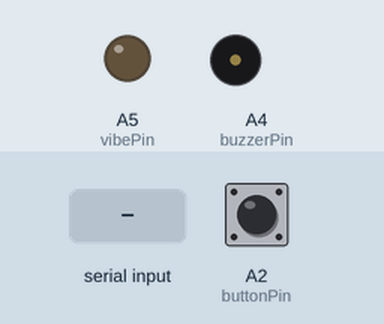
Simulated run of this sketch. Board: Arduino Uno, built with avr-gcc and run on an emulated ATmega328P. On the bench: output pins drawn as LEDs (lit = HIGH), buzzer (waves = sounding). Inputs (shaded band) come from the test bench; at power-on: A2 (buttonPin) HIGH.

Above: at 1.2 s.
1.3 s: "a" received over the second serial link
At 1.87 s:
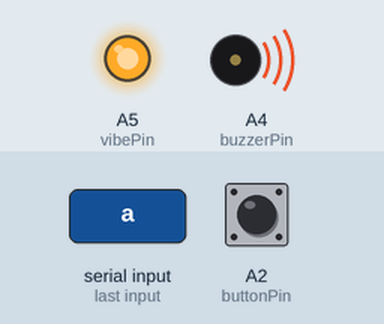
Timing chart, 0 to 5.8 s (numbered marks = the images above; inputs shaded):
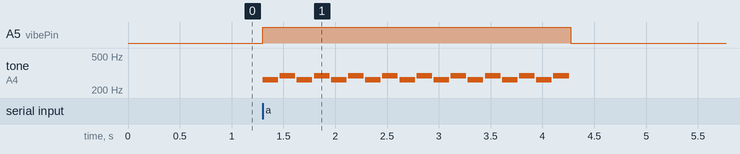

The sketch:

Xbee_lilypad.ino
```cpp
#include <SoftwareSerial.h>
SoftwareSerial mySerial(5, 6); // RX, TX
int vibePin = A5;
int buzzerPin = A4;
int buttonPin = A2;

const int songLength = 18;

// Notes is an array of text characters corresponding to the notes
// in your song. A space represents a rest (no tone)

char notes[] = "cdcdcdcdcdcdcdcdcd"; // a space represents a rest

// Beats is an array of values for each note and rest.
// A "1" represents a quarter-note, 2 a half-note, etc.
// Don't forget that the rests (spaces) need a length as well.

int beats[] = {1,1,1,1,1,1,1,1,1,1,1,1,1,1,1,1,1,1};

int tempo = 150;

void setup() {
  pinMode(vibePin, OUTPUT);
  pinMode(buzzerPin, OUTPUT);
  pinMode(buttonPin, INPUT_PULLUP);
  digitalWrite(vibePin, LOW);
  digitalWrite(buzzerPin, LOW);
  mySerial.begin(9600);

}

int frequency(char note)
{
  // This function takes a note character (a-g), and returns the
  // corresponding frequency in Hz for the tone() function.

  int i;
  const int numNotes = 8;  // number of notes we're storing

  // The following arrays hold the note characters and their
  // corresponding frequencies. The last "C" note is uppercase
  // to separate it from the first lowercase "c". If you want to
  // add more notes, you'll need to use unique characters.

  // For the "char" (character) type, we put single characters
  // in single quotes.

  char names[] = { 'c', 'd', 'e', 'f', 'g', 'a', 'b', 'C' };
  int frequencies[] = {262, 294, 330, 349, 392, 440, 494, 523};

  // Now we'll search through the letters in the array, and if
  // we find it, we'll return the frequency for that note.

  for (i = 0; i < numNotes; i++)  // Step through the notes
  {
    if (names[i] == note)         // Is this the one?
    {
      return(frequencies[i]);     // Yes! Return the frequency
    }
  }
  return(0);  // We looked through everything and didn't find it,
              // but we still need to return a value, so return 0.
}

void play()
{
  int i, duration;

  for (i = 0; i < songLength; i++) // step through the song arrays
  {
    duration = beats[i] * tempo;  // length of note/rest in ms

    if (notes[i] == ' ')          // is this a rest?
    {
      delay(duration);            // then pause for a moment
    }
    else                          // otherwise, play the note
    {
      tone(buzzerPin, frequency(notes[i]), duration);
      delay(duration);            // wait for tone to finish
    }
    delay(tempo/10);              // brief pause between notes
  }

}


void loop() {
   int buttonMode = digitalRead(buttonPin);
      if (buttonMode == LOW){
        mySerial.write("a");
        delay(1000);
        mySerial.write("b");
      }

    while (mySerial.available()) { //is there anything to read?

      char getData = mySerial.read();  //if yes, read it

      if(getData == 'a'){
          digitalWrite(vibePin, HIGH);
          play();
          digitalWrite(vibePin, LOW);
      }else if (getData != 'a') {
          digitalWrite(vibePin, LOW);
          digitalWrite(buzzerPin, LOW);
      }
    }

}
```

Measured:
- after the input at 1.3 s, A5 (vibePin): LOW → HIGH at once, → LOW 3.0 s later; tone on A4 (buzzerPin): silent → 262 Hz at once, then repeats every 0.33 s: silent 0.02 s, 294 Hz 0.15 s, silent 0.02 s, 262 Hz 0.15 s, until it stays silent from 4.3 s
